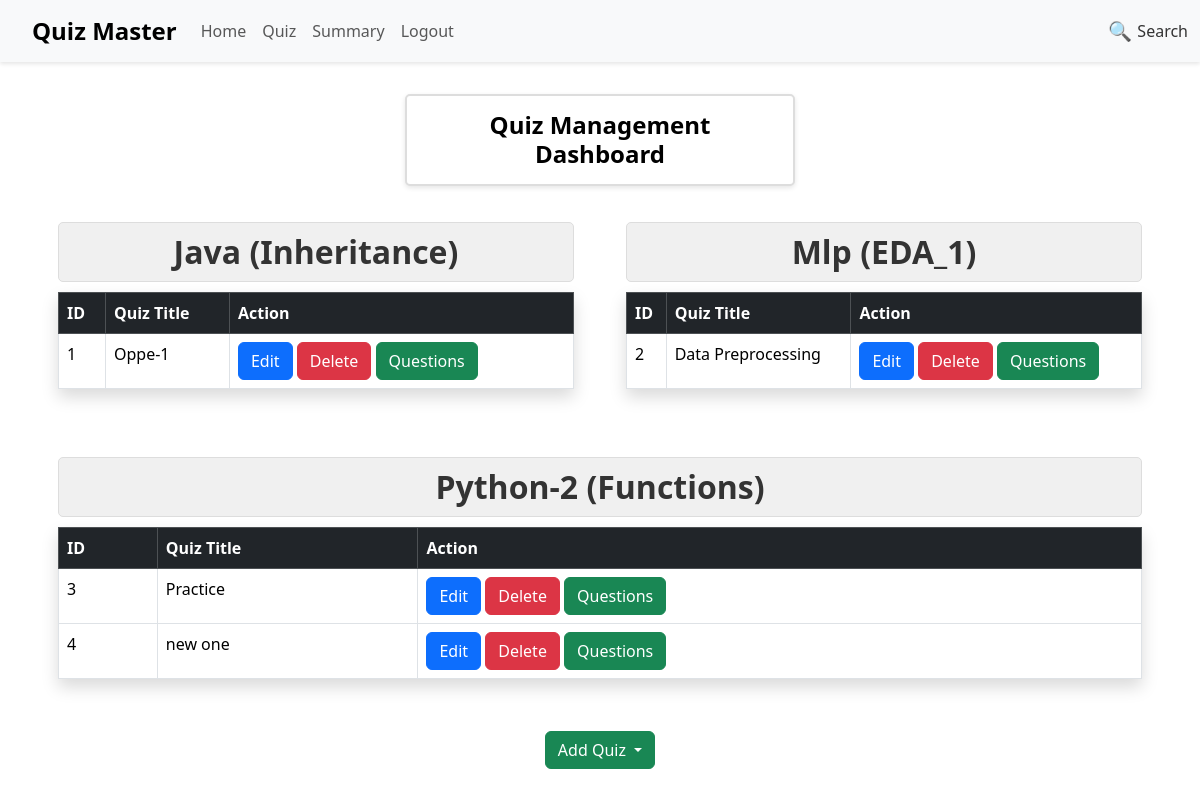
The app's page /admin/quiz (signed in) with its own data.
### models/models.py (models this page shows)
class Chapter(db.Model):
    __tablename__ = "chapters"
    id = db.Column(db.Integer, primary_key=True)
    name = db.Column(db.String(70), unique=True, nullable=False)
    title = db.Column(db.String(50), nullable=True)
    statement = db.Column(db.String(150))
    description = db.Column(db.String(200))
    num_questions = db.Column(db.Integer, default=0)
    subject_id = db.Column(db.Integer, db.ForeignKey('subjects.id'), nullable=False)
    chap_to_quiz = db.relationship(
        'Quiz',
        backref='chapter',
        lazy=True,
        cascade="all, delete-orphan"
    )

class Subject(db.Model):
    __tablename__ = "subjects"
    id = db.Column(db.Integer, primary_key=True)
    subject = db.Column(db.String(60), unique=True, nullable=False)
    description = db.Column(db.String(180), nullable=True)
    subj_to_chap = db.relationship(
        'Chapter',
        backref='subject',
        lazy=True,
        cascade="all, delete-orphan"
    )

class Quiz(db.Model):
    __tablename__ = "quizzes"
    id = db.Column(db.Integer, primary_key=True)
    title = db.Column(db.String(50), nullable=False)
    date = db.Column(db.String(50), nullable=False)
    duration = db.Column(db.Integer, nullable=False)
    chapter_id = db.Column(db.Integer, db.ForeignKey('chapters.id'), nullable=False)
    quiz_to_question = db.relationship(
        'Question',
        backref='quiz',
        lazy=True,
        cascade="all, delete-orphan"
    )

### controllers/routes.py (the view)
    @app.route('/admin/quiz')
    @required_auth
    def adm_Quiz():
        user = User.query.get(session['user_id'])
        if not user.is_admin:
            flash('You are not Authorized as Administrator')
            return redirect(url_for('Homepage'))
        chapters = Chapter.query.all()
        subjects = Subject.query.all()
        return render_template('adm_quiz.html', chapters=chapters, user=user, subjects=subjects)

### controllers/routes.py (called while the page is built)
def required_auth(func):
   @wraps(func)
   def inner(*args, **kwargs):
      if 'user_id' not in session:
       return redirect(url_for('Login'))
      return func(*args, **kwargs)
   return inner

### templates/adm_quiz.html (shortened to what this page needs)
{% extends 'Layout.html' %}
{% block content %}
    <div class="d-flex flex-column align-items-center mt-4" style="width: 100%;">
        <h1 class="dashboard-heading">Quiz Management Dashboard</h1>
    </div>
    <div class="d-flex flex-wrap justify-content-start">
        {% for chapter in chapters %}
        <div class="quiz-table-container m-3">
            <div class="chapter-heading text-center">
                <h2 class="fw-bold">{{ chapter.subject.subject }} ({{ chapter.name }})</h2>
            </div>
            <table class="table table-bordered shadow">
                <thead class="table-dark">
                    <tr>
                        <th>ID</th>
                        <th>Quiz Title</th>
                        <th>Action</th>
                    </tr>
                </thead>
                <tbody>
                    {% for quiz in chapter.chap_to_quiz %}
                    <tr>
                        <td>{{ quiz.id }}</td>
                        <td>{{ quiz.title }}</td>
                        <td>
                            <a class="btn btn-primary" href="{{ url_for('Edit_quiz', chapter_id=chapter.id, quiz_id=quiz.id) }}">
                                 Edit
                            </a>
                            <a class="btn btn-danger" href="{{ url_for('Delete_quiz', chapter_id=chapter.id, quiz_id=quiz.id) }}">
                                 Delete
                            </a>
                            <a class="btn btn-success" href="{{ url_for('Quiz_questions', quiz_id=quiz.id) }}">
                                 Questions
                            </a>
                        </td>
                    </tr>
                    {% endfor %}
                </tbody>
            </table>
        </div>
        {% endfor %}
    </div>
    <div class="add-button-container">
        <div class="dropdown">
            <button class="btn btn-success dropdown-toggle" type="button" id="addQuizDropdown" data-bs-toggle="dropdown" aria-expanded="false">
                 Add Quiz
            </button>
        </div>
    </div>
{% endblock %}

### templates/Layout.html (style rules this page uses)
body { margin: 0; padding: 0; }

### templates/adm_quiz.html (style rules this page uses)
body { padding-top: 0; }
.dashboard-heading { text-align: center !important; width: 35% !important; background-color: white !important; color: black !important; padding: 15px !important; border-radius: 5px !important; margin-top: 70px !important; margin-bottom: 20px !important; font-size: 24px !important; font-weight: bold !important; border: 2px solid #ddd !important; box-shadow: 0px 2px 5px rgba(0, 0, 0, 0.1) !important; }
.chapter-heading { background-color: #f0f0f0; padding: 10px; border-radius: 5px; margin-bottom: 10px; border: 1px solid #ddd; }
.chapter-heading h2 { margin: 0; color: #333; font-weight: bold !important; }
.d-flex { display: flex; flex-wrap: wrap; gap: 20px; justify-content: center; }
.quiz-table-container { flex: 1 1 30%; min-width: 300px; }
.table { width: 100%; }
.add-button-container { display: flex; justify-content: center; margin-top: 20px; margin-bottom: 20px; }

### records on screen
Chapter: subject.subject "Java", name "Inheritance"
Quiz: id "1", title "Oppe-1"
Chapter: subject.subject "Mlp", name "EDA_1"
Quiz: id "2", title "Data Preprocessing"
Chapter: subject.subject "Python-2", name "Functions"
Quiz: id "3", title "Practice"
Quiz: id "4", title "new one"
